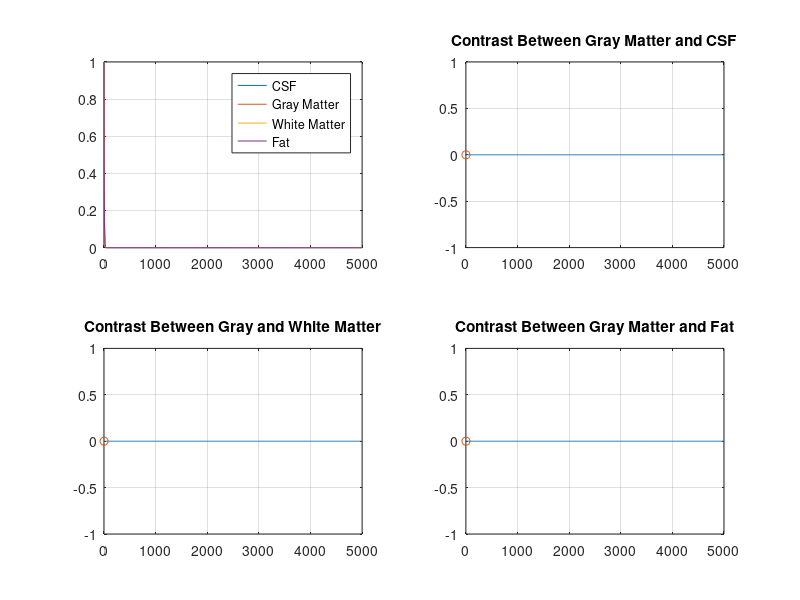

MATLAB code to generate this figure:
%{

This program plots the magnitudes after saturation
recovery and the resulting contrast
relative to gray matter.

%}

Mo = 1;
TR = 0:1:5000;

% get T1 values
prompt1 = 'CSF: ';
csfT1 = input(prompt1);

prompt2 = 'Gray matter: ';
grayT1 = input(prompt2);

prompt3 = 'White matter: ';
whiteT1 = input(prompt3);

prompt4 = 'Fat: ';
fatT1 = input(prompt4);


% equations for signal magnitude using given T1 values
CSF = Mo .* exp(-TR/csfT1);
gray = Mo .* exp(-TR/grayT1);
white = Mo .* exp(-TR/whiteT1);
fat = Mo .* exp(-TR/fatT1);

figure()


subplot(221)

% plot magnitudes
plot(TR, CSF);
hold on 
plot(TR, gray);
plot(TR, white);
plot(TR, fat);
hold off
grid on 
legend('CSF','Gray Matter', 'White Matter', 'Fat')

% plot contrast between gray matter and CSF
subplot(222)
csfcontrast = gray - CSF;
plot(TR, csfcontrast)
hold on
if csfcontrast<=0
    [M,I] = min(csfcontrast); 
else 
    [M,I] = max(csfcontrast) ;
end
plot(I, M, 'o');
hold off
title('Contrast Between Gray Matter and CSF')
grid on 

% plot contrast between gray matter and white matter
subplot(223)
whitecontrast = gray - white;
plot(TR, whitecontrast)
hold on
if whitecontrast<=0
    [M,I] = min(whitecontrast); 
else 
    [M,I] = max(whitecontrast) ;
end
plot(I, M, 'o');
hold off
title('Contrast Between Gray and White Matter')
grid on 

% plot contrast between gray matter and fat
subplot(224)
fatcontrast = gray - fat;
plot(TR, fatcontrast)
hold on
if fatcontrast<=0
    [M,I] = min(fatcontrast); 
else 
    [M,I] = max(fatcontrast) ;
end
plot(I, M, 'o');
hold off
title('Contrast Between Gray Matter and Fat')
grid on 